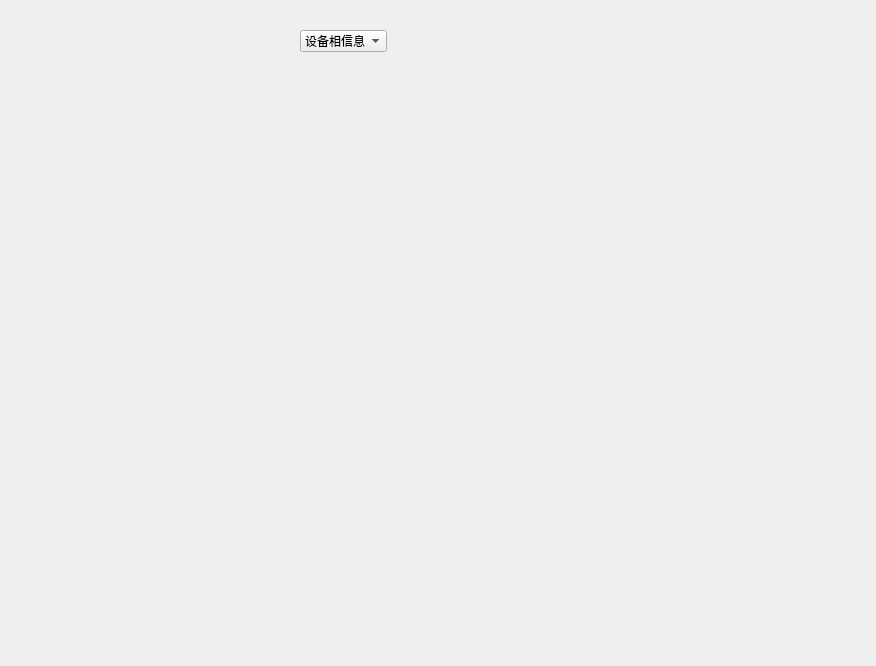
<?xml version="1.0" encoding="UTF-8"?>
<ui version="4.0">
 <class>Pdu_MainWid</class>
 <widget class="QWidget" name="Pdu_MainWid">
  <property name="geometry">
   <rect>
    <x>0</x>
    <y>0</y>
    <width>876</width>
    <height>666</height>
   </rect>
  </property>
  <property name="windowTitle">
   <string>Form</string>
  </property>
  <widget class="QWidget" name="widget" native="true">
   <property name="geometry">
    <rect>
     <x>10</x>
     <y>90</y>
     <width>221</width>
     <height>481</height>
    </rect>
   </property>
  </widget>
  <widget class="QStackedWidget" name="stackedWid">
   <property name="geometry">
    <rect>
     <x>270</x>
     <y>90</y>
     <width>600</width>
     <height>505</height>
    </rect>
   </property>
  </widget>
  <widget class="QComboBox" name="comboBox">
   <property name="geometry">
    <rect>
     <x>300</x>
     <y>30</y>
     <width>87</width>
     <height>22</height>
    </rect>
   </property>
   <item>
    <property name="text">
     <string>设备相信息</string>
    </property>
   </item>
   <item>
    <property name="text">
     <string>输出位状态</string>
    </property>
   </item>
   <item>
    <property name="text">
     <string>环境状态</string>
    </property>
   </item>
   <item>
    <property name="text">
     <string>设备设置</string>
    </property>
   </item>
  </widget>
 </widget>
 <resources/>
 <connections/>
</ui>
